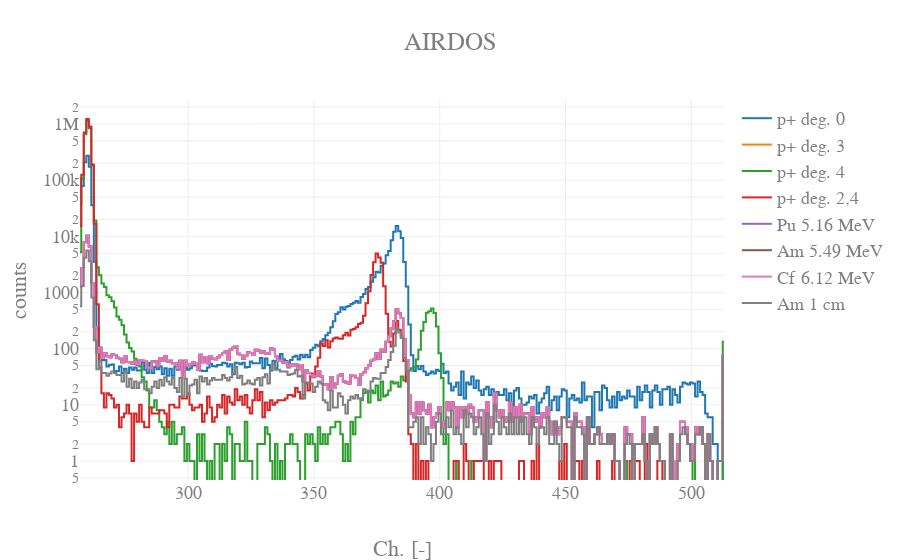

Notebook code cell kept with this figure:
### Markdown cell above
## Spectrum with plotly

### Code cell
import plotly
import plotly.plotly as py
import plotly.graph_objs as go
plotly.offline.init_notebook_mode(connected=True)


data = [
    go.Scatter(
        x=ener1.index,
        y=ener1,
        name='p+ deg. 0',
        yaxis='y',
        line=dict(
        shape='hvh'
        )
    ),    
    go.Scatter(
        x=ener1.index,
        y=ener4,
        name='p+ deg. 3',
        yaxis='y',
        line=dict(
        shape='hvh'
        )
    ),    
    go.Scatter(
        x=ener1.index,
        y=ener3,
        name='p+ deg. 4',
        yaxis='y',
        line=dict(
        shape='hvh'
        )
    ),    
    go.Scatter(
        x=ener1.index,
        y=ener2,
        name='p+ deg. 2,4',
        yaxis='y',
        line=dict(
        shape='hvh'
        )
    ),    
    go.Scatter(
        x=ener1.index,
        y=ener7,
        name='Pu 5.16 MeV',
        yaxis='y',
        line=dict(
        shape='hvh'
        )
    ),    
    go.Scatter(
        x=ener1.index,
        y=ener5,
        name='Am 5.49 MeV',
        yaxis='y',
        line=dict(
        shape='hvh'
        )
    ),
    go.Scatter(
        x=ener1.index,
        y=ener6,
        name='Cf 6.12 MeV',
        yaxis='y',
        line=dict(
        shape='hvh'
        )
    ),
    go.Scatter(
        x=ener1.index,
        y=ener8,
        name='Am 1 cm',
        yaxis='y',
        line=dict(
        shape='hvh'
        )
    ),
    ]

layout = go.Layout(
    title='AIRDOS',
    font=dict(family='Courier New, monospace', size=18, color='#7f7f7f'),
    yaxis=dict(
        title='counts',
        type='log',
        #range = [0,10000]

    ),
    xaxis=dict(
        title='Ch. [-]',
    )
)

fig = go.Figure(data=data, layout=layout)
plotly.offline.iplot(fig, filename='ble')

### Figure 1 — Plotly figure (JSON) as saved in the notebook; plotly's stock layout.template omitted (floating-point values rounded to 4 significant figures; data arrays with more than 128 entries replaced by an {"elided": "..."} marker saying what was removed)
{"data": [{"line": {"shape": "hvh"}, "name": "p+ deg. 0", "type": "scatter", "uid": "5ceb4cba-d055-11e8-9dbf-b05216a54f0f", "x": {"elided": "257 int values"}, "y": {"elided": "257 int values"}, "yaxis": "y"}, {"line": {"shape": "hvh"}, "name": "p+ deg. 3", "type": "scatter", "uid": "5ceb4cbb-d055-11e8-9dbf-b05216a54f0f", "x": {"elided": "257 int values"}, "y": {"elided": "257 int values"}, "yaxis": "y"}, {"line": {"shape": "hvh"}, "name": "p+ deg. 4", "type": "scatter", "uid": "5ceb4cbc-d055-11e8-9dbf-b05216a54f0f", "x": {"elided": "257 int values"}, "y": {"elided": "257 int values"}, "yaxis": "y"}, {"line": {"shape": "hvh"}, "name": "p+ deg. 2,4", "type": "scatter", "uid": "5ceb4cbd-d055-11e8-9dbf-b05216a54f0f", "x": {"elided": "257 int values"}, "y": {"elided": "257 int values"}, "yaxis": "y"}, {"line": {"shape": "hvh"}, "name": "Pu 5.16 MeV", "type": "scatter", "uid": "5ceb4cbe-d055-11e8-9dbf-b05216a54f0f", "x": {"elided": "257 int values"}, "y": {"elided": "257 int values"}, "yaxis": "y"}, {"line": {"shape": "hvh"}, "name": "Am 5.49 MeV", "type": "scatter", "uid": "5ceb4cbf-d055-11e8-9dbf-b05216a54f0f", "x": {"elided": "257 int values"}, "y": {"elided": "257 int values"}, "yaxis": "y"}, {"line": {"shape": "hvh"}, "name": "Cf 6.12 MeV", "type": "scatter", "uid": "5ceb4cc0-d055-11e8-9dbf-b05216a54f0f", "x": {"elided": "257 int values"}, "y": {"elided": "257 int values"}, "yaxis": "y"}, {"line": {"shape": "hvh"}, "name": "Am 1 cm", "type": "scatter", "uid": "5ceb4cc1-d055-11e8-9dbf-b05216a54f0f", "x": {"elided": "257 int values"}, "y": {"elided": "257 int values"}, "yaxis": "y"}], "layout": {"font": {"color": "#7f7f7f", "family": "Courier New, monospace", "size": 18}, "title": "AIRDOS", "xaxis": {"title": "Ch. [-]"}, "yaxis": {"title": "counts", "type": "log"}}}
